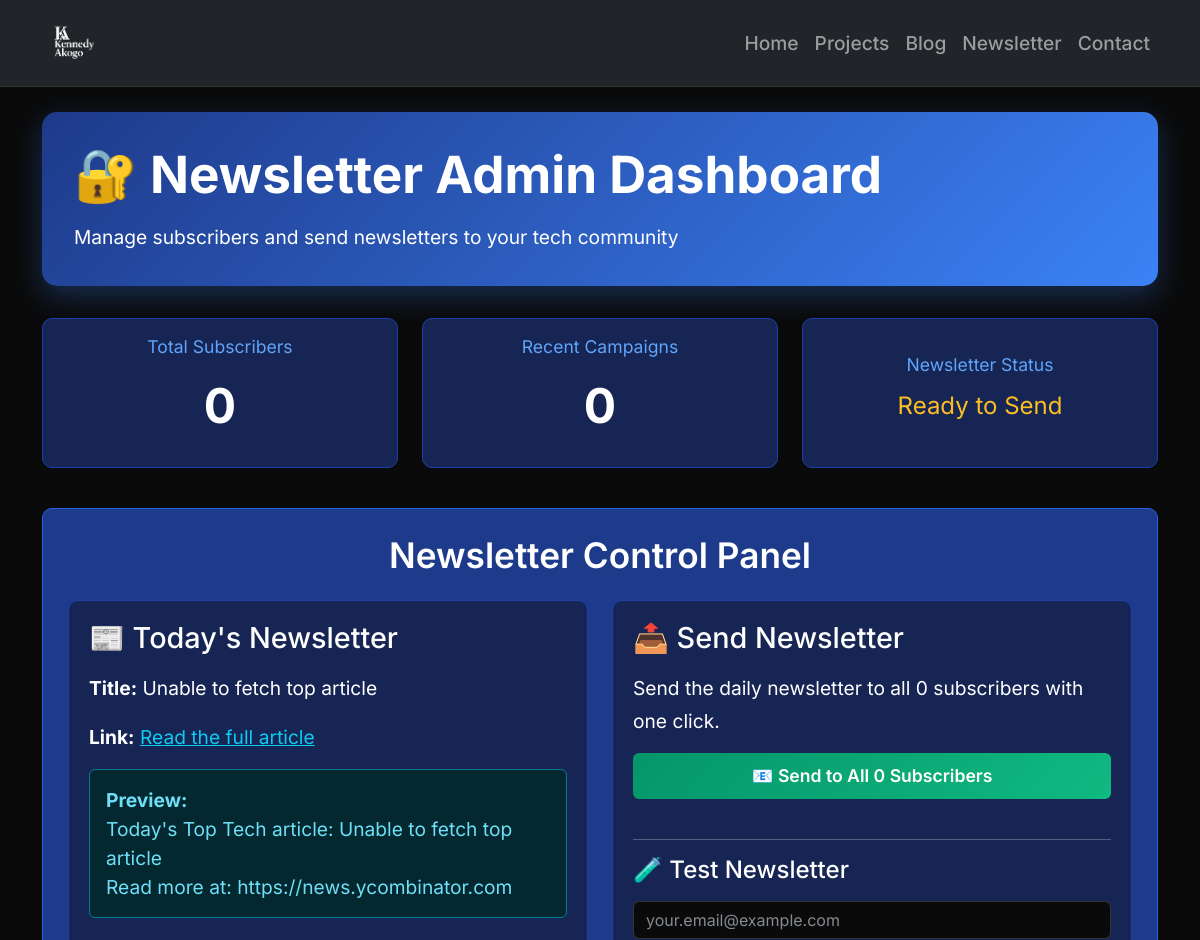
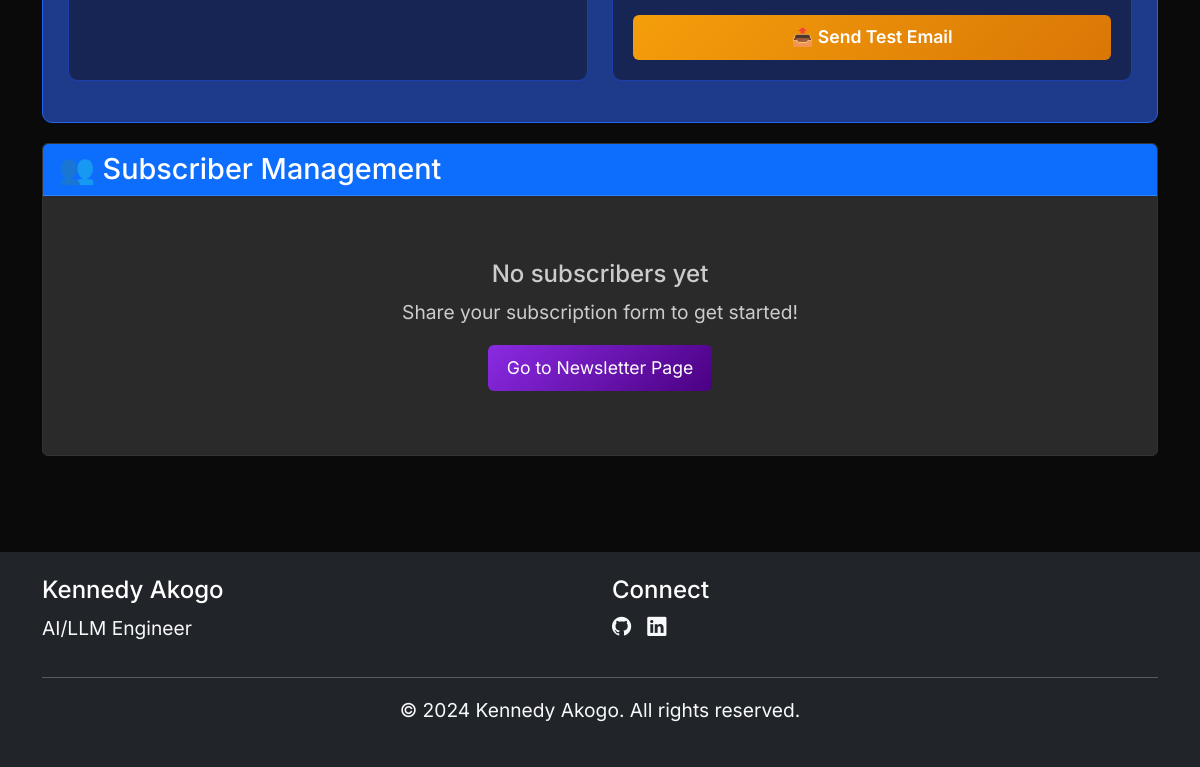
/newsletter/admin/ (signed in), run on an earlier commit of the app's database (2 pictures, top to bottom).
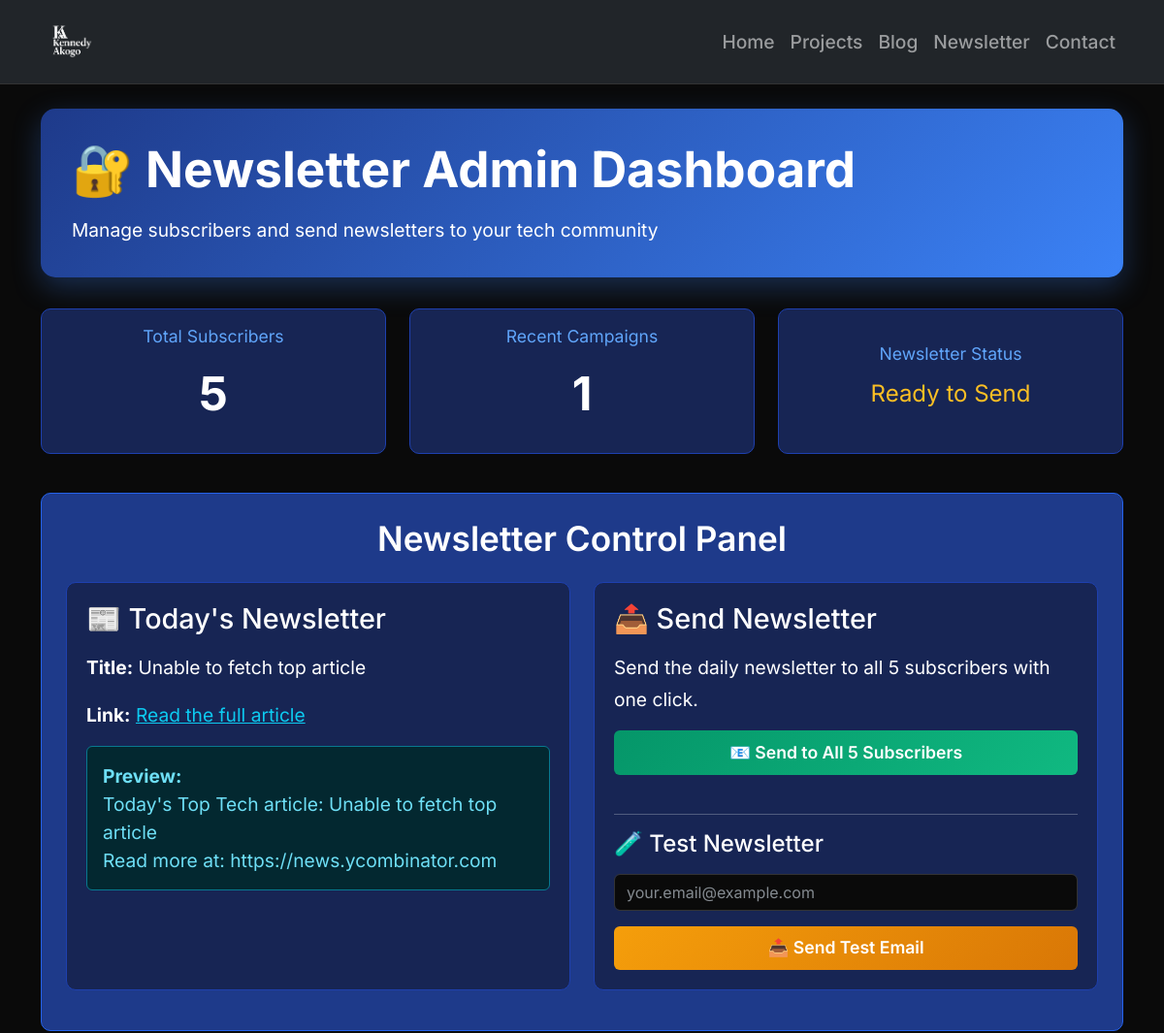
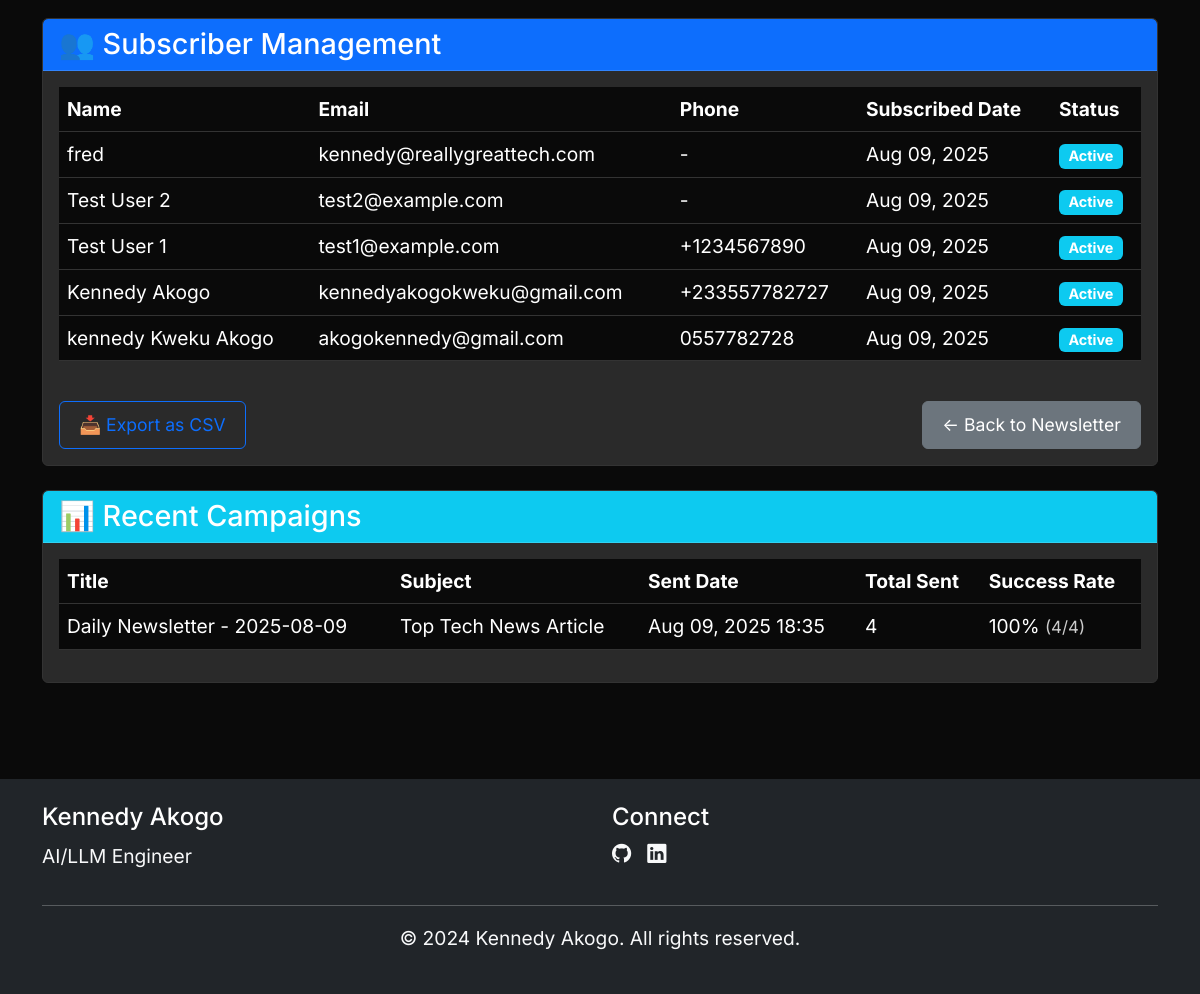
And on a later commit of the database (2 pictures, top to bottom).
### portfolio/models.py (models this page shows, shortened)
class NewsletterSubscriber(models.Model):
    name = models.CharField(max_length=100)
    email = models.EmailField(unique=True)
    phone = models.CharField(max_length=20, blank=True, null=True)
    is_active = models.BooleanField(default=True)
    subscribed_at = models.DateTimeField(auto_now_add=True)
    class Meta:
        ordering = ['-subscribed_at']

class NewsletterCampaign(models.Model):
    title = models.CharField(max_length=200)
    subject = models.CharField(max_length=200)
    content = models.TextField()
    article_title = models.CharField(max_length=300, blank=True)
    article_link = models.URLField(blank=True)
    sent_at = models.DateTimeField(null=True, blank=True)
    total_sent = models.IntegerField(default=0)
    success_count = models.IntegerField(default=0)
    created_at = models.DateTimeField(auto_now_add=True)
    class Meta:
        ordering = ['-created_at']

### portfolio/views.py (the view)
    def wrapper(request, *args, **kwargs):
        if not request.user.is_authenticated:
            messages.error(request, 'Please log in to access the newsletter admin dashboard.')
            return redirect('/admin/login/?next=' + request.path)
        elif not (request.user.is_staff or request.user.is_superuser):
            messages.error(request, 'You do not have permission to access the newsletter admin dashboard.')
            return redirect('newsletter')
        return view_func(request, *args, **kwargs)

### portfolio/templates/portfolio/newsletter_admin.html (shortened to what this page needs)
{% extends 'base.html' %}
{% load static %}
{% block content %}
<div class="container py-5">
    <div class="admin-card">
        <h1 class="mb-3">🔐 Newsletter Admin Dashboard</h1>
        <p class="mb-0">Manage subscribers and send newsletters to your tech community</p>
    </div>
    <div class="row mb-4">
        <div class="col-md-4 mb-3">
            <div class="stat-card">
                <div class="stat-label">Total Subscribers</div>
                <div class="stat-number">{{ subscriber_count }}</div>
            </div>
        </div>
        <div class="col-md-4 mb-3">
            <div class="stat-card">
                <div class="stat-label">Recent Campaigns</div>
                <div class="stat-number">{{ recent_campaigns.count }}</div>
            </div>
        </div>
        <div class="col-md-4 mb-3">
            <div class="stat-card">
                <div class="stat-label">Newsletter Status</div>
                <div style="font-size: 1.5rem; margin: 10px 0; color: #FBBF24;">Ready to Send</div>
            </div>
        </div>
    </div>
    <div class="control-panel">
        <h3 class="text-white text-center mb-4">Newsletter Control Panel</h3>
        <div class="row">
            <div class="col-md-6 mb-3">
                <div class="newsletter-preview">
                    <h4 class="text-white mb-3">📰 Today's Newsletter</h4>
                    {% if article_title and article_link %}
                        <p class="text-white"><strong>Title:</strong> {{ article_title }}</p>
                        <p class="text-white"><strong>Link:</strong> <a href="{{ article_link }}" target="_blank" class="text-info">Read the full article</a></p>
                        <div class="alert alert-info mt-3">
                            <strong>Preview:</strong><br>
                            Today's Top Tech article: {{ article_title }}<br>
                            Read more at: {{ article_link }}
                        </div>
                    {% else %}
                        <div class="alert alert-warning">
                            Unable to fetch today's article. Please try again later.
                        </div>
                    {% endif %}
                </div>
            </div>
            <div class="col-md-6 mb-3">
                <div class="newsletter-preview">
                    <h4 class="text-white mb-3">📤 Send Newsletter</h4>
                    <p class="text-white mb-3">Send the daily newsletter to all {{ subscriber_count }} subscribers with one click.</p>
                    <form method="post" action="{% url 'send_newsletter' %}" class="mb-4" id="sendNewsletterForm">
                        <button type="submit" class="btn btn-send w-100 mb-3" id="sendNewsletterBtn" onclick="return confirm('Are you sure you want to send the newsletter to all {{ subscriber_count }} subscribers?')">
                            📧 Send to All {{ subscriber_count }} Subscribers
                        </button>
                    </form>
                    <hr class="text-white">
                    <h5 class="text-white mb-3">🧪 Test Newsletter</h5>
                    <form method="post" action="{% url 'send_test_newsletter' %}">
                        <div class="mb-3">
                            <input type="email" name="test_email" class="form-control" placeholder="your.email@example.com" required>
                        </div>
                        <button type="submit" class="btn btn-test w-100">
                            📤 Send Test Email
                        </button>
                    </form>
                </div>
            </div>
        </div>
    </div>
    <div class="card">
        <div class="card-header bg-primary text-white">
            <h4 class="mb-0">👥 Subscriber Management</h4>
        </div>
        <div class="card-body">
            {% if subscribers %}
                <div class="table-responsive">
                    <table class="table table-striped">
                        <thead>
                            <tr>
                                <th>Name</th>
                                <th>Email</th>
                                <th>Phone</th>
                                <th>Subscribed Date</th>
                                <th>Status</th>
                            </tr>
                        </thead>
                        <tbody>
                            {% for subscriber in subscribers %}
                            <tr>
                                <td>{{ subscriber.name }}</td>
                                <td>{{ subscriber.email }}</td>
                                <td>{{ subscriber.phone|default:"-" }}</td>
                                <td>{{ subscriber.subscribed_at|date:"M d, Y" }}</td>
                                <td>
                                    {% if subscriber.is_active %}
                                        <span class="badge bg-success">Active</span>
                                    {% else %}
                                        <span class="badge bg-secondary">Inactive</span>
                                    {% endif %}
                                </td>
                            </tr>
                            {% endfor %}
                        </tbody>
                    </table>
                </div>
                <div class="row mt-4">
                    <div class="col-md-6">
                        <a
                           download="subscribers.csv"
                           class="btn btn-outline-primary">
                            📥 Export as CSV
                        </a>
                    </div>
                    <div class="col-md-6 text-end">
                        <a href="{% url 'newsletter' %}" class="btn btn-secondary">
                            ← Back to Newsletter
                        </a>
                    </div>
                </div>
            {% else %}
                <div class="text-center py-5">
                    <h5 class="text-muted">No subscribers yet</h5>
                    <p class="text-muted">Share your subscription form to get started!</p>
                    <a href="{% url 'newsletter' %}" class="btn btn-primary">
                        Go to Newsletter Page
                    </a>
                </div>
            {% endif %}
        </div>
    </div>
    {% if recent_campaigns %}
    <div class="card mt-4">
        <div class="card-header bg-info text-white">
            <h4 class="mb-0">📊 Recent Campaigns</h4>
        </div>
        <div class="card-body">
            <div class="table-responsive">
                <table class="table table-striped">
                    <thead>
                        <tr>
                            <th>Title</th>
                            <th>Subject</th>
                            <th>Sent Date</th>
                            <th>Total Sent</th>
                            <th>Success Rate</th>
                        </tr>
                    </thead>
                    <tbody>
                        {% for campaign in recent_campaigns %}
                        <tr>
                            <td>{{ campaign.title }}</td>
                            <td>{{ campaign.subject }}</td>
                            <td>
                                {% if campaign.sent_at %}
                                    {{ campaign.sent_at|date:"M d, Y H:i" }}
                                {% else %}
                                    <span class="text-muted">Not sent</span>
                                {% endif %}
                            </td>
                            <td>{{ campaign.total_sent }}</td>
                            <td>
                                {% if campaign.total_sent > 0 %}
                                    {% widthratio campaign.success_count campaign.total_sent 100 %}%
                                    <small class="text-muted">({{ campaign.success_count }}/{{ campaign.total_sent }})</small>
                                {% else %}
                                    -
                                {% endif %}
                            </td>
                        </tr>
                        {% endfor %}
                    </tbody>
                </table>
            </div>
        </div>
    </div>
    {% endif %}
</div>
{% endblock %}

### templates/base.html (shortened to what this page needs)
<!DOCTYPE html>
<html lang="en" data-bs-theme="dark">
<head>
    <link href="https://cdn.jsdelivr.net/npm/bootstrap@5.3.0/dist/css/bootstrap.min.css" rel="stylesheet">
    <link href="https://cdn.jsdelivr.net/npm/bootstrap-icons@1.10.0/font/bootstrap-icons.css" rel="stylesheet">
    <link href="{% load static %}{% static 'portfolio/css/styles.css' %}" rel="stylesheet">
</head>
<body>
    <nav class="navbar navbar-expand-lg navbar-dark bg-dark fixed-top">
        <div class="container">
            <a class="navbar-brand logo-brand " href="{% url 'home' %}">
                <img src="{% static 'portfolio/img/test.png' %}" alt="Logo" class="logo-image logo-dark" id="logo-dark">
            </a>
            <div class="collapse navbar-collapse" id="navbarNav">
                <ul class="navbar-nav ms-auto">
                    <li class="nav-item">
                        <a class="nav-link" href="{% url 'home' %}">Home</a>
                    </li>
                    <li class="nav-item">
                        <a class="nav-link" href="{% url 'projects' %}">Projects</a>
                    </li>
                    <li class="nav-item">
                        <a class="nav-link" href="{% url 'blog' %}">Blog</a>
                    </li>
                    <li class="nav-item">
                        <a class="nav-link" href="{% url 'newsletter' %}">Newsletter</a>
                    </li>
                    <li class="nav-item">
                        <a class="nav-link" href="{% url 'contact' %}">Contact</a>
                    </li>
                </ul>
            </div>
        </div>
    </nav>
    <main class="pt-5 mt-3 page-enter">
        {% block content %}{% endblock %}
    </main>
    <footer class="bg-dark text-light py-4 mt-5">
        <div class="container">
            <div class="row">
                <div class="col-md-6">
                    <h5>Kennedy Akogo</h5>
                    <p>AI/LLM Engineer</p>
                </div>
                <div class="col-md-6">
                    <h5>Connect</h5>
                    <div class="d-flex gap-3">
                        <a href="https://github.com/kennedy-ak" class="text-light"><i class="bi bi-github"></i></a>
                        <a href="https://www.linkedin.com/in/kennedy-akogo-348429227/" class="text-light"><i class="bi bi-linkedin"></i></a>
                    </div>
                </div>
            </div>
            <hr>
            <div class="text-center">
                <p>&copy; 2024 Kennedy Akogo. All rights reserved.</p>
            </div>
        </div>
    </footer>
    <script src="{% load static %}{% static 'portfolio/js/script.js' %}"></script>
</body>
</html>

What changed in the data, as far as the page shows it:
added NewsletterSubscriber: name "fred", email "kennedy@reallygreattech.com", phone "-", subscribed_at "Aug 09, 2025", is_active "Active"
added NewsletterSubscriber: name "Test User 2", email "test2@example.com", phone "-", subscribed_at "Aug 09, 2025", is_active "Active"
added NewsletterSubscriber: name "Test User 1", email "test1@example.com", phone "+1234567890", subscribed_at "Aug 09, 2025", is_active "Active"
added NewsletterSubscriber: name "Kennedy Akogo", email "kennedyakogokweku@gmail.com", phone "+233557782727", subscribed_at "Aug 09, 2025", is_active "Active"
added NewsletterSubscriber: name "kennedy Kweku Akogo", email "akogokennedy@gmail.com", phone "0557782728", subscribed_at "Aug 09, 2025", is_active "Active"
added NewsletterCampaign: title "Daily Newsletter - 2025-08-09", subject "Top Tech News Article", sent_at "Aug 09, 2025 18:35", total_sent "4", success_count+total_sent "100", success_count "4"
Also different on the page:
{{ subscriber_count }}: "0" → "5"
{{ recent_campaigns.count }}: "0" → "1"
text no longer shown: "No subscribers yet Share your subscription form to get started! Go to Newsletter Page"
text now shown: "Name Email Phone Subscribed Date Status 📥 Export as CSV ← Back to Newsletter 📊 Recent Campaigns Title Subject Sent Date Total Sent Success Rate"
